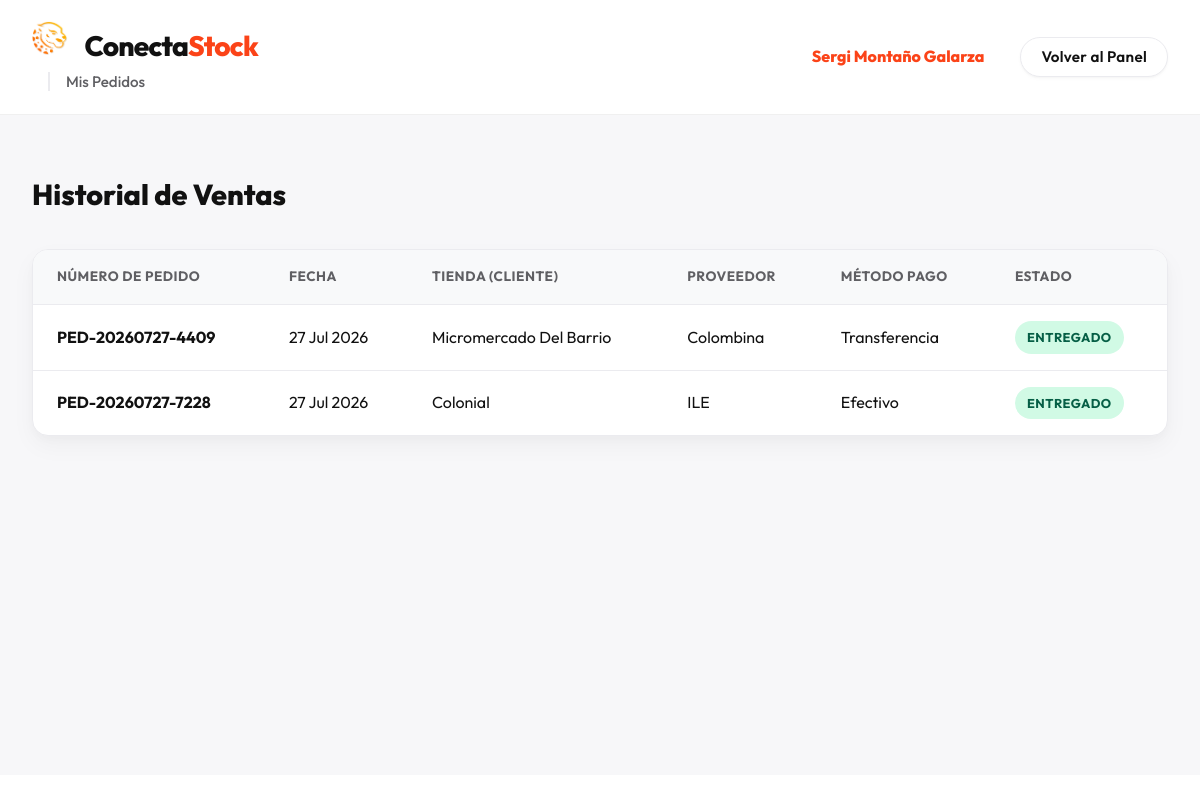
The app's page /dashboard/vendedor/pedidos/historial/ (signed in) with its own data.
### aplicacion/models.py (models this page shows, shortened)
class Vendedor(models.Model):
    SECTOR_CHOICES = (
        ('Norte', 'Norte'),
        ('Sur', 'Sur'),
        ('Este', 'Este'),
        ('Oeste', 'Oeste'),
    )
    usuario = models.OneToOneField(User, on_delete=models.CASCADE, related_name='perfil_vendedor')
    cedula = models.CharField(max_length=10, unique=True)
    ruc_rice = models.CharField(max_length=13, blank=True, null=True)
    nombre = models.CharField(max_length=50)
    apellido = models.CharField(max_length=50)
    correo = models.EmailField()
    telefono = models.CharField(max_length=15)
    ciudad = models.CharField(max_length=50)
    sector = models.CharField(max_length=20, choices=SECTOR_CHOICES)

class Pedido(models.Model):
    METODO_PAGO_CHOICES = (
        ('Efectivo', 'Efectivo'),
        ('Transferencia', 'Transferencia'),
    )
    ESTADO_CHOICES = (
        ('En proceso', 'En proceso'),
        ('Enviado', 'Enviado'),
        ('En ruta', 'En ruta'),
        ('Entregado', 'Entregado'),
    )
    numero_pedido = models.CharField(max_length=20, unique=True, blank=True)
    fecha = models.DateTimeField(auto_now_add=True)
    vendedor = models.ForeignKey(Vendedor, on_delete=models.CASCADE)
    tienda = models.ForeignKey(Tienda, on_delete=models.CASCADE)
    proveedor = models.ForeignKey(Proveedor, on_delete=models.CASCADE)
    metodo_pago = models.CharField(max_length=20, choices=METODO_PAGO_CHOICES)
    numero_transferencia = models.CharField(max_length=50, null=True, blank=True)
    estado = models.CharField(max_length=20, choices=ESTADO_CHOICES, default='En proceso')
    fecha_estimada_entrega = models.DateField(null=True, blank=True)
    numero_contacto = models.CharField(max_length=10, null=True, blank=True)

class Tienda(models.Model):
    usuario = models.OneToOneField(User, on_delete=models.CASCADE, related_name='perfil_tienda')
    cedula = models.CharField(max_length=10)
    ruc_rice = models.CharField(max_length=13, blank=True, null=True)
    nombre_tienda = models.CharField(max_length=100)
    nombre_propietario = models.CharField(max_length=50)
    apellido_propietario = models.CharField(max_length=50)
    telefono = models.CharField(max_length=15)
    correo = models.EmailField()
    ubicacion_lat = models.FloatField()
    ubicacion_lng = models.FloatField()

class Proveedor(models.Model):
    TIPO_CHOICES = (
        ('Mayorista', 'Mayorista'),
        ('Minorista', 'Minorista'),
    )
    usuario = models.OneToOneField(User, on_delete=models.CASCADE, related_name='perfil_proveedor')
    nombre_empresa = models.CharField(max_length=100)
    ruc = models.CharField(max_length=13, unique=True)
    nombre_propietario = models.CharField(max_length=50)
    apellido_propietario = models.CharField(max_length=50)
    correo = models.EmailField()
    tipo = models.CharField(max_length=20, choices=TIPO_CHOICES)
    descripcion = models.TextField()
    logo = models.ImageField(upload_to='logos_proveedores/', null=True, blank=True)
    es_verificado = models.BooleanField(default=False)
    acepta_solicitudes = models.BooleanField(default=True)

### aplicacion/views.py (the view)
# urls.py: path('dashboard/vendedor/pedidos/historial/', views.historial_pedidos_vendedor, name='historial_pedidos_vendedor'),
@login_required
def historial_pedidos_vendedor(request):
    if not hasattr(request.user, 'perfil_vendedor'):
        return redirect('index')
    vendedor = request.user.perfil_vendedor
    pedidos = Pedido.objects.filter(vendedor=vendedor).order_by('-fecha')
    return render(request, 'historial_pedidos_vendedor.html', {'pedidos': pedidos, 'vendedor': vendedor})

### aplicacion/templates/historial_pedidos_vendedor.html (shortened to what this page needs)
{% load static %}
<!DOCTYPE html>
<html lang="es">
<head>
    <link rel="stylesheet" href="{% static 'css/style.css' %}">
</head>
<body>
    <header class="b2b-header">
        <div class="container header-layout">
            <div class="logo-area">
                <strong class="brand-logo" style="display: flex; align-items: center;">
    <a href="{% url 'dashboard_vendedor' %}" class="text-decoration-none text-inherit">
        <img src="{% static 'images/iso_1.png' %}" alt="Logo" style="height: 36px; margin-right: 12px; border-radius: 4px;">
        Conecta<span class="color-accent">Stock</span>
    </a>
</strong>
                <span class="header-badge">Mis Pedidos</span>
            </div>
            <nav aria-label="Navegación principal">
                <ul class="nav-links">
                    <li><strong class="text-primary">{{ vendedor.nombre }} {{ vendedor.apellido }}</strong></li>
                    <li><a href="{% url 'dashboard_vendedor' %}" class="btn btn-secondary btn-sm">Volver al Panel</a>
                    </li>
                </ul>
            </nav>
        </div>
    </header>
    <main class="dashboard-main">
        <section class="container dashboard-section">
            <div class="flex-between mb-lg">
                <h1 class="font-1-8rem">Historial de Ventas</h1>
            </div>
            <div class="table-responsive">
                <table class="data-table">
                    <thead>
                        <tr>
                            <th>Número de Pedido</th>
                            <th>Fecha</th>
                            <th>Tienda (Cliente)</th>
                            <th>Proveedor</th>
                            <th>Método Pago</th>
                            <th>Estado</th>
                        </tr>
                    </thead>
                    <tbody>
                        {% for pedido in pedidos %}
                        <tr>
                            <td><strong>{{ pedido.numero_pedido }}</strong></td>
                            <td>{{ pedido.fecha|date:"d M Y" }}</td>
                            <td>{{ pedido.tienda.nombre_tienda }}</td>
                            <td>{{ pedido.proveedor.nombre_empresa }}</td>
                            <td>{{ pedido.metodo_pago }}</td>
                            <td>
                                {% if pedido.estado == 'En proceso' %}
                                <span class="badge badge-pending">En proceso</span>
                                {% elif pedido.estado == 'Enviado' %}
                                <span class="badge badge-info">Enviado</span>
                                {% elif pedido.estado == 'En ruta' %}
                                <span class="badge badge-route">En Ruta</span>
                                {% elif pedido.estado == 'Entregado' %}
                                <span class="badge badge-success">Entregado</span>
                                {% endif %}
                            </td>
                        </tr>
                        {% empty %}
                        <tr>
                            <td colspan="6" class="text-center-empty">
                                Aún no has generado ningún pedido para tus tiendas.
                            </td>
                        </tr>
                        {% endfor %}
                    </tbody>
                </table>
            </div>
        </section>
    </main>
</body>
</html>

### aplicacion/static/css/style.css (style rules this page uses)
:root { --primary-color: #FB4318; --primary-hover: #E3350F; --primary-glow: rgba(251, 67, 24, 0.15); --secondary-color: #FFC22F; --text-link: #C43312; --branch-warm-bg: #FDFBF8; --branch-surface: #FFFFFF; --bg-dashboard: #F7F7F9; --text-main: #111111; --text-muted: #5F5F63; --border-light: #EBEBEF; --shadow-sm: 0 2px 4px rgba(0, 0, 0, 0.02), 0 1px 2px rgba(0, 0, 0, 0.03); --shadow-md: 0 10px 24px rgba(0, 0, 0, 0.04), 0 4px 8px rgba(0, 0, 0, 0.02); --shadow-lg: 0 20px 40px rgba(0, 0, 0, 0.06), 0 8px 16px rgba(0, 0, 0, 0.03); --shadow-primary: 0 10px 24px rgba(251, 67, 24, 0.25), 0 4px 8px rgba(251, 67, 24, 0.15); --border-radius-sm: 8px; --border-radius-md: 16px; --border-radius-lg: 24px; --font-family: 'Outfit', -apple-system, BlinkMacSystemFont, "Segoe UI", Roboto, sans-serif; --transition-smooth: all 0.4s cubic-bezier(0.16, 1, 0.3, 1); --transition-fast: all 0.2s ease-in-out; --space-sm: 8px; --space-md: 16px; --space-lg: 32px; --space-xl: 56px; --space-xxl: 112px; --min-touch-target: 48px; }
* { box-sizing: border-box; margin: 0; padding: 0; }
body { font-family: var(--font-family); background-color: var(--branch-surface); color: var(--text-main); line-height: 1.6; font-size: 16px; -webkit-font-smoothing: antialiased; -moz-osx-font-smoothing: grayscale; }
.container { max-width: 1240px; margin: 0 auto; padding: 0 var(--space-lg); }
a { color: var(--text-main); text-decoration: none; transition: var(--transition-fast); }
.btn { font-family: var(--font-family); font-weight: 600; border-radius: 40px; border: none; cursor: pointer; display: inline-flex; align-items: center; justify-content: center; transition: var(--transition-smooth); min-height: var(--min-touch-target); padding: 0 28px; letter-spacing: 0.3px; text-decoration: none; }
.btn-sm { min-height: 40px; padding: 0 20px; font-size: 0.95rem; }
.btn-secondary { background-color: #ffffff; color: var(--text-main) !important; border: 1px solid var(--border-light); box-shadow: var(--shadow-sm); }
.b2b-header { background: rgba(255, 255, 255, 0.85); backdrop-filter: blur(20px) saturate(180%); -webkit-backdrop-filter: blur(20px) saturate(180%); padding: 20px 0; position: sticky; top: 0; z-index: 100; border-bottom: 1px solid rgba(0, 0, 0, 0.06); }
.header-layout { display: flex; justify-content: space-between; align-items: center; }
.brand-logo { font-size: 1.75rem; letter-spacing: -0.8px; font-weight: 800; color: var(--text-main); }
.color-accent { color: var(--primary-color); }
.nav-links { list-style: none; display: flex; gap: 36px; align-items: center; }
.dashboard-main { background-color: var(--bg-dashboard); min-height: calc(100vh - 140px); padding-bottom: var(--space-xxl); }
.dashboard-section { padding-top: var(--space-xl); }
.header-badge { margin-left: 16px; padding-left: 16px; border-left: 2px solid var(--border-light); color: var(--text-muted); font-size: 0.95rem; font-weight: 500; }
.table-responsive { overflow-x: auto; margin-top: var(--space-lg); background: var(--branch-surface); border-radius: var(--border-radius-md); box-shadow: var(--shadow-md); border: 1px solid var(--border-light); }
.data-table { width: 100%; border-collapse: separate; border-spacing: 0; }
.data-table th, .data-table td { padding: 16px 24px; text-align: left; border-bottom: 1px solid var(--border-light); }
.data-table th { background-color: #F8F9FA; font-weight: 700; color: var(--text-muted); font-size: 0.85rem; text-transform: uppercase; letter-spacing: 0.5px; }
.data-table tr:last-child td { border-bottom: none; }
.data-table tr { transition: background-color 0.2s; }
.badge { display: inline-flex; align-items: center; padding: 6px 12px; border-radius: 20px; font-size: 0.8rem; font-weight: 700; text-transform: uppercase; letter-spacing: 0.5px; }
.badge-success { background-color: #D1FAE5; color: #065F46; }
.font-1-8rem { font-size: 1.8rem; font-weight: 800; }
.text-primary { color: var(--primary-color); font-weight: 800; }
.flex-between { display: flex; justify-content: space-between; align-items: center; }
.mb-lg { margin-bottom: var(--space-lg); }

### records on screen
Vendedor: nombre "Sergi", apellido "Montaño Galarza"
Pedido: numero_pedido "PED-20260727-4409", fecha "27 Jul 2026", tienda.nombre_tienda "Micromercado Del Barrio", proveedor.nombre_empresa "Colombina", metodo_pago "Transferencia", estado "ENTREGADO"
Pedido: numero_pedido "PED-20260727-7228", fecha "27 Jul 2026", tienda.nombre_tienda "Colonial", proveedor.nombre_empresa "ILE", metodo_pago "Efectivo", estado "ENTREGADO"
